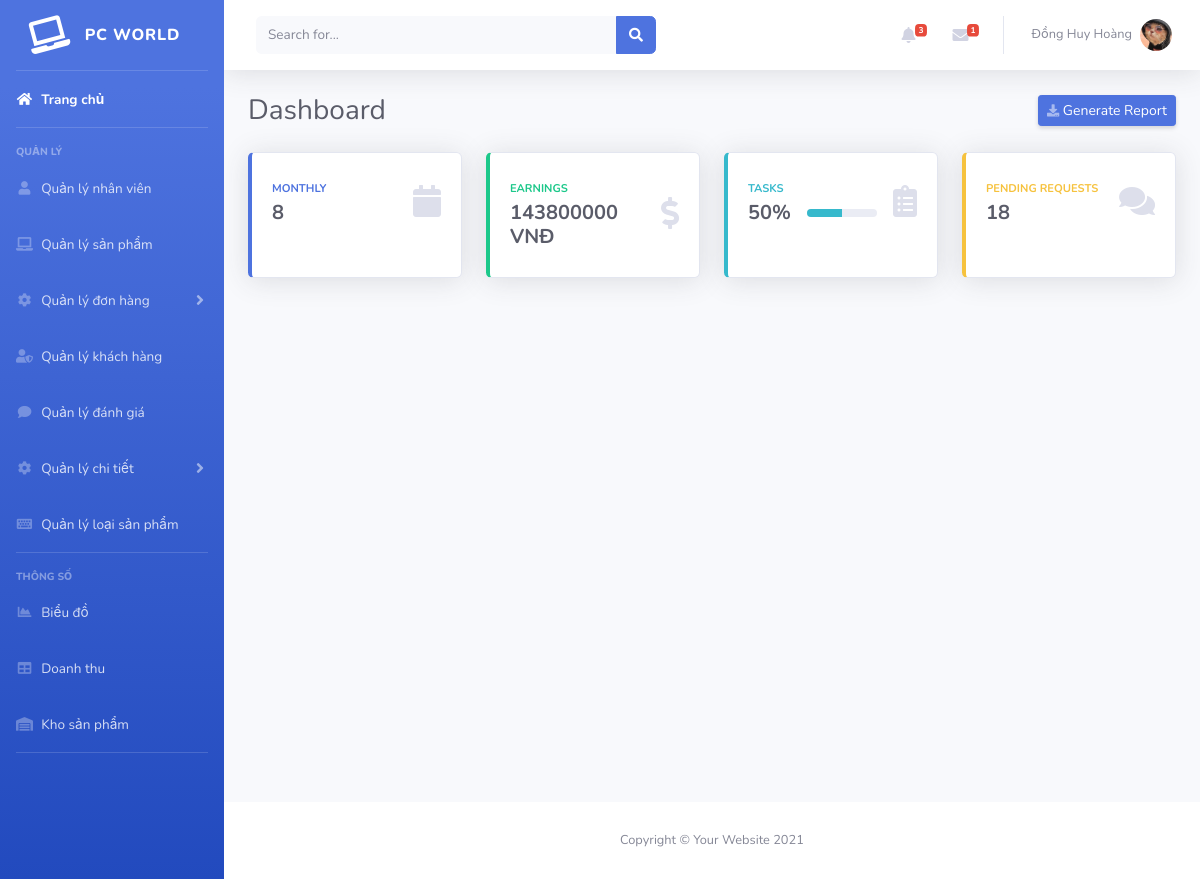
The page /admin/index.php?controller=index (signed in) on the database its author committed.
### tables this page shows
CREATE TABLE `admin_staff` (
  `id` int(11) NOT NULL,
  `name_staff` varchar(30) DEFAULT NULL,
  `user_staff` varchar(30) DEFAULT NULL,
  `password_staff` varchar(16) DEFAULT NULL,
  `lv` int(5) DEFAULT NULL,
  `creat_at` timestamp NOT NULL DEFAULT current_timestamp(),
  `img_avatar` varchar(25) DEFAULT NULL
);

CREATE TABLE `sales` (
  `id` int(11) NOT NULL,
  `month` int(11) DEFAULT NULL,
  `qty` int(30) DEFAULT NULL,
  `amount` int(30) DEFAULT NULL
);

### admin/c/c_index.php (called while the page is built, shortened)
<?php
    if(isset($_SESSION['ss_admin'])){
        $count_noti = $db->count('order_main', array('status'=>0));
        $count_mess = $db->count('rating', array('status'=>0));
        $user = $db->get('admin_staff', array('id'=>$_SESSION['ss_admin']));
        $data_sale =$db->get('sales', array());
    } else{
        header('location: ?controller=login');
    }
    require_once('./v/v_index.php');
?>

### admin/m/m_database.php (called while the page is built, shortened)
<?php
class database{
protected $conn = null;
protected $host = 'localhost:3306';
protected $user = 'root';
protected $pass = '';
protected $name = 'worldpc';
	public function connect(){
		$this->conn = new mysqli($this->host, $this->user, $this->pass, $this->name);
	}
	public function get($table, $condition = array()){
		$sql = "SELECT * FROM $table";
		if(!empty($condition)){
			$sql.=" WHERE";
			foreach ($condition as $key => $value) {
				$sql.= " $key = '$value' AND";
			}
			$sql = trim($sql, "AND"); }
		$query = mysqli_query($this->conn,$sql);
		$result = array();
		if($query){
			while($row = mysqli_fetch_assoc($query)){
				$result[] = $row;
			}
		}
		return $result;
	}
	public function count($table, $condition=array()){
		$sql = " SELECT COUNT(";
		if(!empty($condition)){
		$sql.="IF( ";
		foreach($condition as $key => $value){
			$sql .="$key = '$value', 1, NULL)) 'count',";
		}
		$sql = trim($sql,',');
	}
		$sql .= " FROM $table";
		$query = mysqli_query($this->conn,$sql);
		return $query;
	}
}
?>

### admin/v/v_index.php (the view, shortened to what this page needs)
<?php
include('includes/header.php');
include('includes/navbar.php');
?>
<div id="content-wrapper" class="d-flex flex-column">
    <div id="content">
        <nav class="navbar navbar-expand navbar-light bg-white topbar mb-4 static-top shadow">
            <form class="d-none d-sm-inline-block form-inline mr-auto ml-md-3 my-2 my-md-0 mw-100 navbar-search">
                <div class="input-group">
                    <input type="text" class="form-control bg-light border-0 small" placeholder="Search for..." aria-label="Search" aria-describedby="basic-addon2">
                    <div class="input-group-append">
                        <button class="btn btn-primary" type="button">
                            <i class="fas fa-search fa-sm"></i>
                        </button>
                    </div>
                </div>
            </form>
            <ul class="navbar-nav ml-auto">
                <li class="nav-item dropdown no-arrow mx-1">
                    <a class="nav-link dropdown-toggle" href="#" id="alertsDropdown" role="button" data-toggle="dropdown" aria-haspopup="true" aria-expanded="false">
                        <i class="fas fa-bell fa-fw"></i>
                        <?php foreach($count_noti as $key => $value){ ?>
                        <span class="badge badge-danger badge-counter"><?php echo $value['count'] ?></span>
                        <?php } ?>
                    </a>
                </li>
                <li class="nav-item dropdown no-arrow mx-1">
                    <a class="nav-link dropdown-toggle" href="#" id="messagesDropdown" role="button" data-toggle="dropdown" aria-haspopup="true" aria-expanded="false">
                        <i class="fas fa-envelope fa-fw"></i>
                        <?php foreach($count_mess as $key => $value){ ?>
                        <span class="badge badge-danger badge-counter"><?php echo $value['count'] ?></span>
                        <?php } ?>
                    </a>
                </li>
                <li class="nav-item dropdown no-arrow">
                    <a class="nav-link dropdown-toggle" href="#" id="userDropdown" role="button" data-toggle="dropdown" aria-haspopup="true" aria-expanded="false">
                        <span class="mr-2 d-none d-lg-inline text-gray-600 small"><?php echo $user[0]['name_staff'] ?></span>
                        <img class="img-profile rounded-circle" src="<?php echo $user[0]['img_avatar'] ?>">
                    </a>
                </li>
            </ul>
        </nav>
        <div class="container-fluid">
            <div class="d-sm-flex align-items-center justify-content-between mb-4">
                <h1 class="h3 mb-0 text-gray-800">Dashboard</h1>
                <a href="#" class="d-none d-sm-inline-block btn btn-sm btn-primary shadow-sm"><i class="fas fa-download fa-sm text-white-50"></i> Generate Report</a>
            </div>
            <div class="row">
                <?php foreach ($data_sale as $key => $value) { ?>
                    <div class="col-xl-3 col-md-6 mb-4">
                        <div class="card border-left-primary shadow h-100 py-2">
                            <div class="card-body">
                                <div class="row no-gutters align-items-center">
                                    <div class="col mr-2">
                                        <div class="text-xs font-weight-bold text-primary text-uppercase mb-1">
                                            Monthly</div>
                                        <div class="h5 mb-0 font-weight-bold text-gray-800"><?php echo $value['month'] ?></div>
                                    </div>
                                    <div class="col-auto">
                                        <i class="fas fa-calendar fa-2x text-gray-300"></i>
                                    </div>
                                </div>
                            </div>
                        </div>
                    </div>
                    <div class="col-xl-3 col-md-6 mb-4">
                        <div class="card border-left-success shadow h-100 py-2">
                            <div class="card-body">
                                <div class="row no-gutters align-items-center">
                                    <div class="col mr-2">
                                        <div class="text-xs font-weight-bold text-success text-uppercase mb-1">
                                            Earnings</div>
                                        <div class="h5 mb-0 font-weight-bold text-gray-800"><?php echo $value['amount'] ?> VNĐ</div>
                                    </div>
                                    <div class="col-auto">
                                        <i class="fas fa-dollar-sign fa-2x text-gray-300"></i>
                                    </div>
                                </div>
                            </div>
                        </div>
                    </div>
                    <div class="col-xl-3 col-md-6 mb-4">
                        <div class="card border-left-info shadow h-100 py-2">
                            <div class="card-body">
                                <div class="row no-gutters align-items-center">
                                    <div class="col mr-2">
                                        <div class="text-xs font-weight-bold text-info text-uppercase mb-1">Tasks
                                        </div>
                                        <div class="row no-gutters align-items-center">
                                            <div class="col-auto">
                                                <div class="h5 mb-0 mr-3 font-weight-bold text-gray-800">50%</div>
                                            </div>
                                            <div class="col">
                                                <div class="progress progress-sm mr-2">
                                                    <div class="progress-bar bg-info" role="progressbar" style="width: 50%" aria-valuenow="50" aria-valuemin="0" aria-valuemax="100"></div>
                                                </div>
                                            </div>
                                        </div>
                                    </div>
                                    <div class="col-auto">
                                        <i class="fas fa-clipboard-list fa-2x text-gray-300"></i>
                                    </div>
                                </div>
                            </div>
                        </div>
                    </div>
                    <div class="col-xl-3 col-md-6 mb-4">
                        <div class="card border-left-warning shadow h-100 py-2">
                            <div class="card-body">
                                <div class="row no-gutters align-items-center">
                                    <div class="col mr-2">
                                        <div class="text-xs font-weight-bold text-warning text-uppercase mb-1">
                                            Pending Requests</div>
                                        <div class="h5 mb-0 font-weight-bold text-gray-800">18</div>
                                    </div>
                                    <div class="col-auto">
                                        <i class="fas fa-comments fa-2x text-gray-300"></i>
                                    </div>
                                </div>
                            </div>
                        </div>
                    </div>
            </div>
        <?php } ?>
        <div class="row">
            <div id="columnchart_material" style="width: 100%; height: 500px;"></div>
        </div>
        </div>
    </div>
    <?php
    include('includes/footer.php');
    ?>

### rows shown on the page
admin_staff: name_staff "Đồng Huy Hoàng", img_avatar (picture)
sales: month "8", amount "143800000"

### other values the page prints
$value['count'] "3"
$value['count'] "1"
